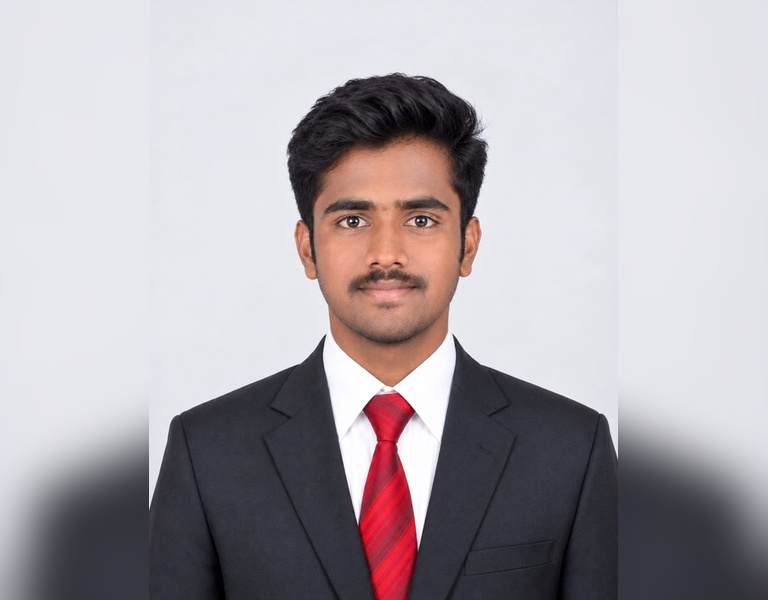
#> input picture Qno. 1.jpg, 768 x 600 px
$ jupyter execute 'WORKSHOP 4.ipynb'
#> lines starting #> are read from the running program, lines starting #| are printed output that depends on the picture; after the words box and inside, x2 and y2 are one past the last pixel; in counts of white or black regions, pixels touching at a corner belong together
#> further down, image is the input picture: shape (600, 768, 3); mean B, G, R 172.8, 167.8, 174.1
## Workshop No :04

## WORKSHOP Name : Coin Detection using OpenCV in Python

## Name : MUTHUAKASH M

## Register Number : 212225230194

[cell 1]
import cv2
import numpy as np
import matplotlib.pyplot as plt

def preprocess_image(image):
    gray = cv2.cvtColor(image, cv2.COLOR_BGR2GRAY)
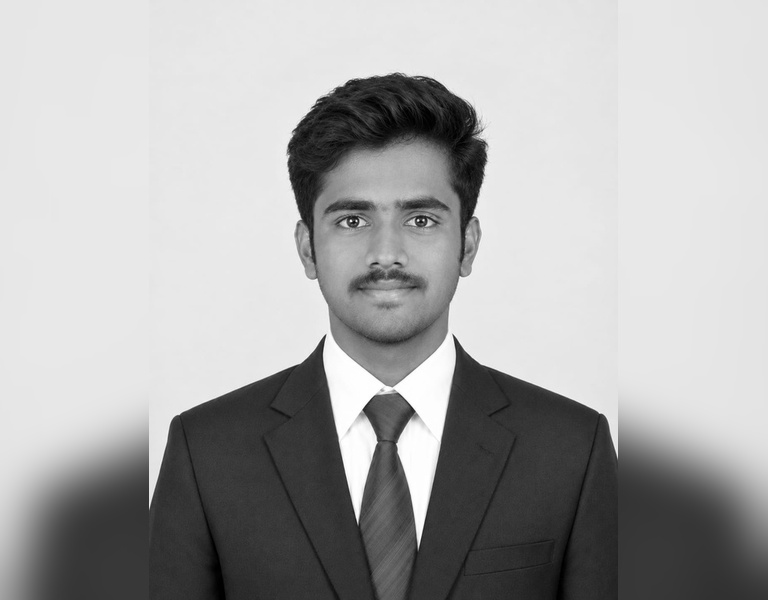
#> gray: shape (600, 768); min 0, max 255, mean 170.1
    blurred = cv2.GaussianBlur(gray, (5, 5), 0)
    return blurred

def detect_fractures(preprocessed, original):
    kernel = np.ones((5, 5), np.uint8)
    erosion = cv2.erode(preprocessed, kernel, iterations=1)
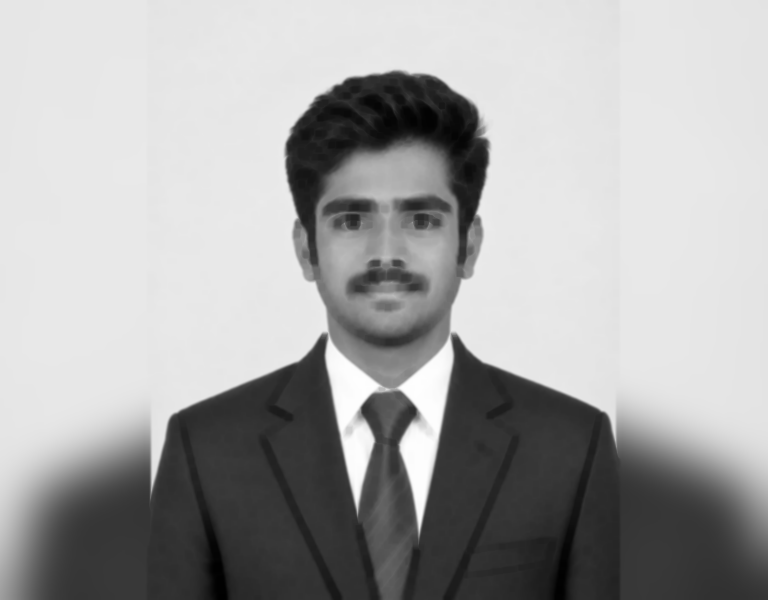
#> erosion: shape (600, 768); min 0, max 254, mean 166
    dilation = cv2.dilate(erosion, kernel, iterations=1)
    edges = cv2.Canny(dilation, 50, 150)
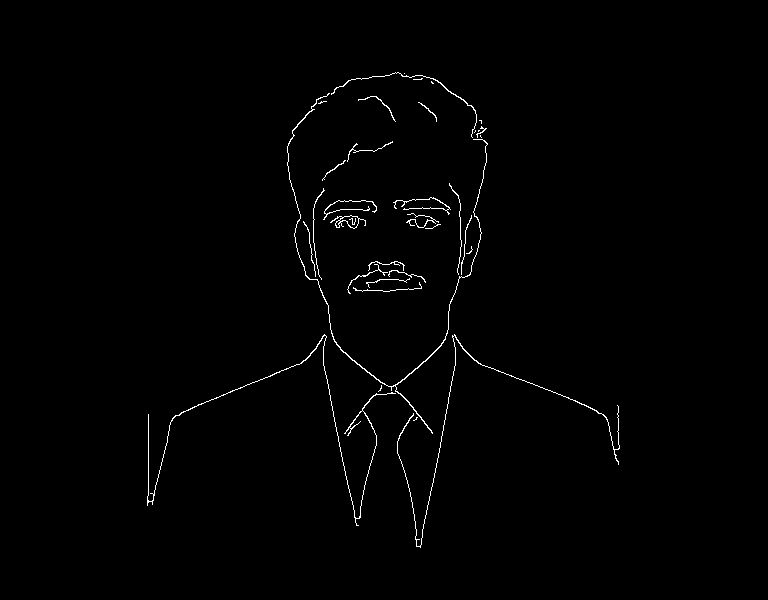
#> edges: shape (600, 768); 0.88% white in thin lines or dots, all inside (x1, y1, x2, y2) = (147, 72, 620, 548)
    contours, _ = cv2.findContours(edges.copy(), cv2.RETR_EXTERNAL, cv2.CHAIN_APPROX_SIMPLE)
#> contours = 34 contours, 27 with area under 20; largest, box (x1, y1, x2, y2) and area: (287, 93, 488, 434) 191, (330, 215, 366, 229) 172, (147, 334, 396, 526) 106, (397, 334, 620, 548) 72, (331, 72, 477, 138) 44, (393, 197, 451, 215) 22, (323, 200, 377, 220) 22
    result = original.copy()
    cv2.drawContours(result, contours, -1, (0, 255, 0), 2)
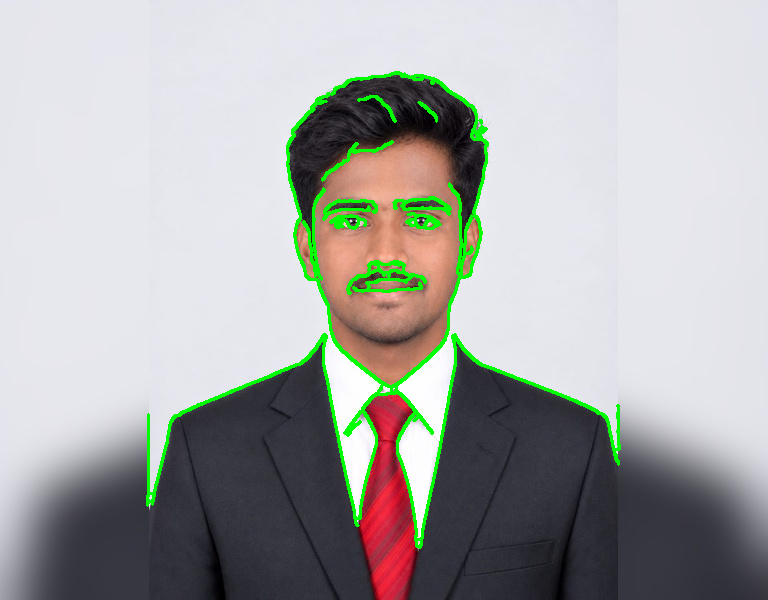
#> result: shape (600, 768, 3); 2.82% of pixels changed, all inside (x1, y1, x2, y2) = (146, 71, 621, 549)
    return result

def present_results(original_image, processed_image):
    # Convert from BGR (OpenCV) to RGB (Matplotlib)
    original_rgb = cv2.cvtColor(original_image, cv2.COLOR_BGR2RGB)
    processed_rgb = cv2.cvtColor(processed_image, cv2.COLOR_BGR2RGB)

    # Display using matplotlib
    plt.figure(figsize=(12, 6))
    plt.subplot(1, 2, 1)
    plt.title("Original Image")
    plt.imshow(original_rgb)
    plt.axis('off')

    plt.subplot(1, 2, 2)
    plt.title("Fracture Detected Image")
    plt.imshow(processed_rgb)
    plt.axis('off')

    plt.show()

# --- Main Execution ---
image_path = 'Qno. 1.jpg'
image = cv2.imread(image_path)

if image is None:

    print("Error: Image not found. Check the file path.")
else:
    preprocessed = preprocess_image(image)
    fracture_detected_image = detect_fractures(preprocessed, image)
    present_results(image, fracture_detected_image)

$ run again, with image.png saved as Qno. 1.jpg
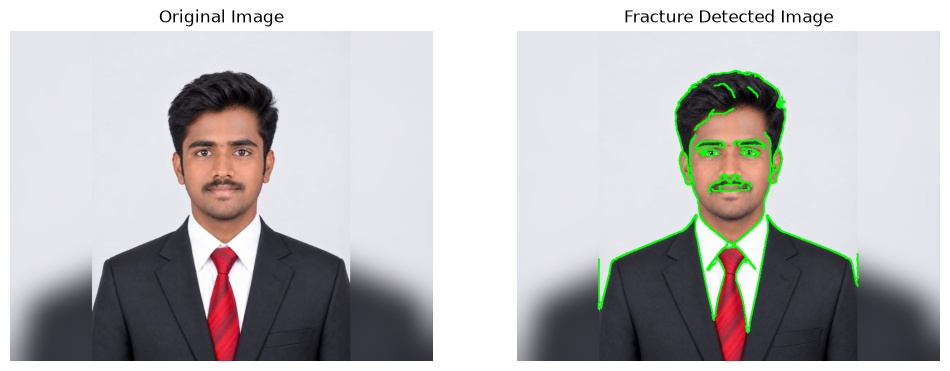
#> input picture image.png, 950 x 371 px
#> image is the input picture: shape (371, 950, 3); mean B, G, R 187.3, 186.2, 188.2
#> in detect_fractures, `edges = cv2.Canny(dilation, 50, 150)`:
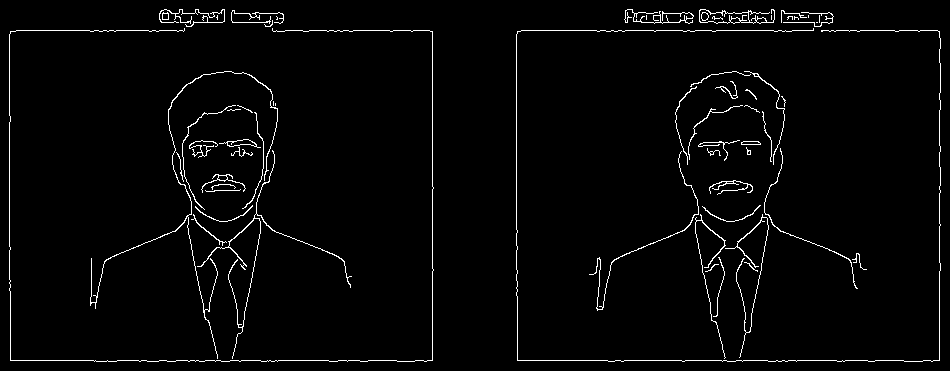
#> edges: shape (371, 950); 2.5% white in thin lines or dots
#> contours = 59 contours, 39 with area under 20; largest, box (x1, y1, x2, y2) and area: (699, 9, 775, 24) 552, (219, 139, 261, 148) 128, (90, 71, 278, 359) 107, (197, 150, 352, 359) 104, (201, 174, 246, 193) 62
#> in detect_fractures, `cv2.drawContours(result, contours, -1, (0, 255, 0), 2)`:
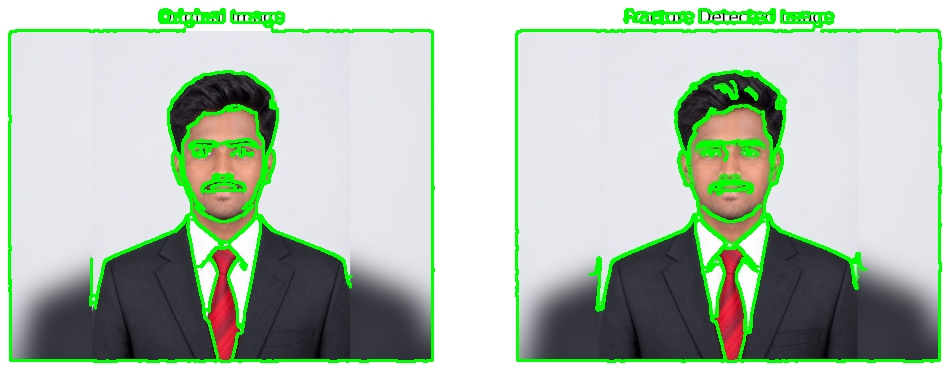
#> result: shape (371, 950, 3); 7.74% of pixels changed, all inside (x1, y1, x2, y2) = (8, 8, 942, 363)
